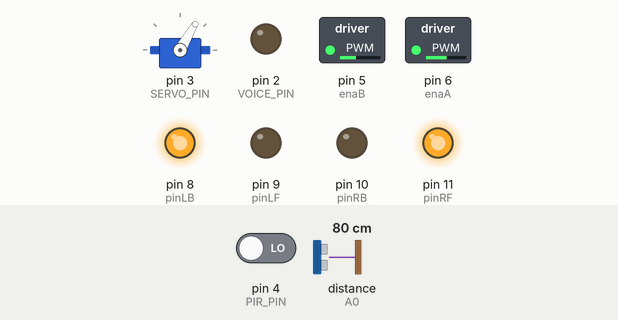
A sketch run on a simulated Arduino Uno, built with avr-gcc and run on an emulated ATmega328P. Shown: servo, switched loads named in the sketch (green lamp = pin HIGH), output pins drawn as LEDs (lit = HIGH). Wiring (inferred from the names in the program): ultrasonic range finder: trigger A1; echo A0. The test bench sets the inputs (shaded band); at power-on: distance to the obstacle (sensor on A0) 80 cm, pin 4 (PIR_PIN) LOW. The echo pulse lasts 58.3 µs per cm; random numbers use the default seed unless the sketch sets one; pins used as bus, display or sensor lines are not drawn.

Above: at 2.7 s.
2.8 s: distance to the obstacle (sensor on A0) set to 24 cm
10.2 s: distance to the obstacle (sensor on A0) set to 18 cm
At 10.6 s:
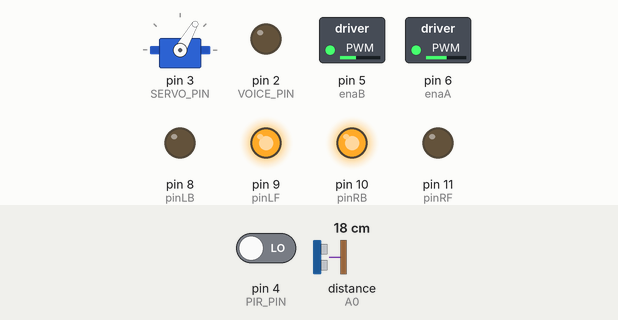
13.7 s: pin 4 (PIR_PIN) driven HIGH
At 25.0 s:
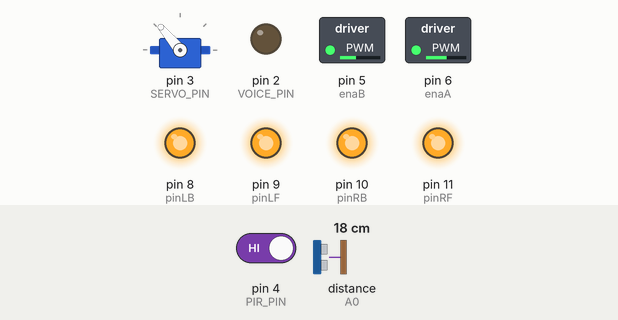
25.1 s: distance to the obstacle (sensor on A0) set to 35 cm
At 33.9 s:
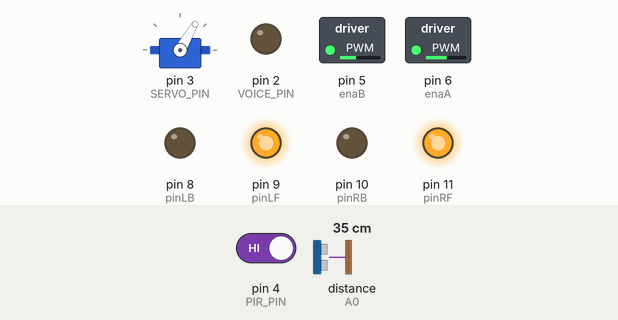
38.6 s: distance to the obstacle (sensor on A0) set to 2 cm
At 40.9 s:
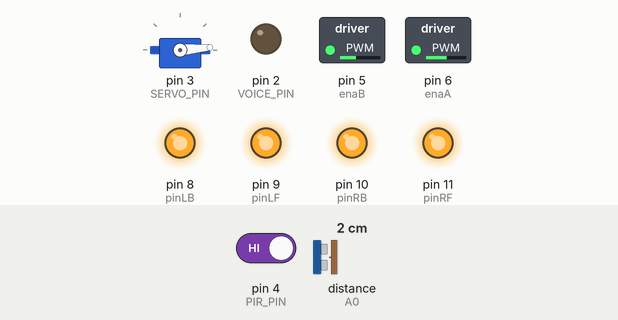
Timing chart, 0 to 43.1 s (numbered marks = the images above; inputs shaded):
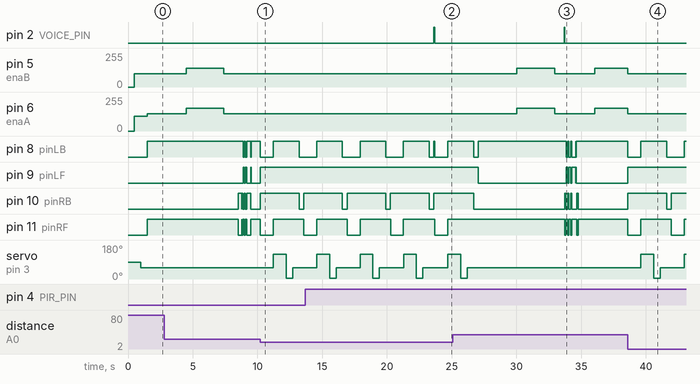

The sketch:

Rover_v1_0_0.ino
```cpp
/***************************************************************************

            ARDUINO ROVER ROBOT v. 1.0.0 - IK8YFW - 2017

This is a project that define a rover robot firmware.

All text above, must be included in any redistribution

****************************************************************************/

#include <PS2X_lib.h>

/*
Wiring:
IN1,IN2--Motor A(right wheel)
IN3,IN4--Motor B(left wheel)

L298N    Arduino    Code
 IN1-------11-------pinRF
 IN2-------10-------pinRB
 IN3-------9--------pinLF
 OLD  IN4-------6--------pinLB
  IN4-------8--------pinLB

  ENA A --> 6
  ENA B --> 5

IN1 IN2
1   0    Motor A counterclockwise
0   1    Motor A clockwise
1   1    stop

IN3 IN4
0   1    Motor B clockwise
1   0    Motor B counterclockwise
1   1    stop

pinRF  pinRB  pinLF  pinLB
IN1    IN2    IN3    IN4   Car
1      0      0      1     advance
0      1      1      0     back
1      1      1      1     stop
1      0      1      1     Single wheel turn left
1      1      0      1     Single wheel turn right
1      0      1      0     Double wheel turn left
0      1      0      1     Double wheel turn right

Ultrasonic wave modules
A0:Echo
A1:Triger
servo : 3

    L = left
    R = right
    F = advance
    B = back
*/
#include <Servo.h>

 //#define test_serial 1

#define enaA 6     // left back
#define enaB 5     // left front
#define pinLB 8     // left back
#define pinLF 9     // left front
#define pinRB 10    // right back
#define pinRF 11    // Right front
#define inputPin  A0  // ultrasonic echo
#define outputPin A1  // ultrasonic trig
#define SERVO_PIN  3 // Define the servo motor output pin3 (PWM)
#define PIR_PIN  4
#define VOICE_PIN 2

#define PS2_DAT A5
#define PS2_SEL A3
#define PS2_CMD A4
#define PS2_CLK A2

#define RS_ANGLE 5
#define LS_ANGLE 130  //178-48
#define FS_ANGLE 60   //90-30

#define MIN_DISTANCE 20

PS2X ps2x; // create PS2 Controller Class

Servo myservo;        //  myservo

int Fspeedd = 0;      // front distance
int Rspeedd = 0;      // right distance
int Lspeedd = 0;      // left distance
int directionn = 0;   // Determine the direction of car turns
int delay_time = 500; // Stable steering servo motor

int Fgo = 8;         // advance
int Rgo = 6;         // turn right
int Lgo = 4;         // turn left
int Bgo = 2;         // back

unsigned long lastTime = 0; // timer Speed gear
unsigned long lastTimeGo = 0; // timer Lock
unsigned long lastTimeVoice = 0; // timer Voice

int error = 1;
int type = 0;
boolean controller = false;
boolean status_alarm = true;

void setup()
{

  // Setup Controller wireless
  delay (500);
  error= ps2x.config_gamepad(PS2_CLK, PS2_CMD, PS2_SEL, PS2_DAT, false, false);

  #ifdef test_serial
  Serial.begin(9600);
  #endif

  pinMode(pinLB,OUTPUT); // pin 8
  pinMode(pinLF,OUTPUT); // pin 9 (PWM)
  pinMode(pinRB,OUTPUT); // pin 10 (PWM)
  pinMode(pinRF,OUTPUT); // pin 11 (PWM)

  pinMode(enaA,OUTPUT); // pin 6
  pinMode(enaB,OUTPUT); // pin 5

  pinMode(inputPin, INPUT);    // Define ultrasound input pin
  pinMode(outputPin, OUTPUT);  // Define ultrasound output pin

  analogWrite(enaA, 110);
  analogWrite(enaB, 100);

  myservo.attach(SERVO_PIN);

  delay(delay_time);      // Waiting for servo motor stable
  myservo.write(FS_ANGLE); //measure distance in the front
  delay(delay_time);      // Waiting for servo motor stable

  pinMode(PIR_PIN, INPUT); // pir pin 4
  digitalWrite (PIR_PIN, LOW);

  pinMode(VOICE_PIN, OUTPUT); // voice pin 2
  digitalWrite (VOICE_PIN, LOW);

  resetTime();
  resetTimeGo();
  resetTimeVoice();

  randomSeed(analogRead(A5));
}

void advance(int a)     // advance
    {                   //In the mid-point of the two wheels as a reference
     digitalWrite(pinRB,LOW);  //right wheel advance
     digitalWrite(pinRF,HIGH);
     digitalWrite(pinLB,HIGH);  //left wheel advance
     digitalWrite(pinLF,LOW);
     delay(a);
    }
void right(int b)        //turn right (single wheel)
    {
     digitalWrite(pinRB,HIGH);   //right stop
     digitalWrite(pinRF,HIGH);
     digitalWrite(pinLB,HIGH);  //left advance
     digitalWrite(pinLF,LOW);
     delay(b);
    }
void left(int c)         //turn left(single wheel)
    {
     digitalWrite(pinRB,LOW); //righ wheel advance
     digitalWrite(pinRF,HIGH);
     digitalWrite(pinLB,HIGH);   //left stop
     digitalWrite(pinLF,HIGH);
     delay(c);
    }
void turnR(int d)        //turn right(double wheels)
    {
     digitalWrite(pinRB,HIGH);  //right wheel back
     digitalWrite(pinRF,LOW);
     digitalWrite(pinLB,HIGH); //left wheel advance
     digitalWrite(pinLF,LOW);
     delay(d);
    }
void turnL(int e)        //turn left (double wheels)
    {
     digitalWrite(pinRB,LOW);   //right wheel advance
     digitalWrite(pinRF,HIGH);
     digitalWrite(pinLB,LOW);   //left wheel back
     digitalWrite(pinLF,HIGH);
     delay(e);
    }
void stopp(int f)         //stop
    {
     digitalWrite(pinRB,HIGH);
     digitalWrite(pinRF,HIGH);
     digitalWrite(pinLB,HIGH);
     digitalWrite(pinLF,HIGH);
     delay(f);

    }
void back(int g)          //back
    {
     digitalWrite(pinRB,HIGH);  //right wheel back
     digitalWrite(pinRF,LOW);
     digitalWrite(pinLB,LOW);  //left wheel back
     digitalWrite(pinLF,HIGH);
     delay(g);
    }

void detection()        //Measuring three angles(2.90.178)
      {

      ask_pin_F();            // Read the distance of front
         if(Fspeedd <= MIN_DISTANCE)         // If the distance is less than 20cm in front
         {

           stopp(1);
           slow();

           back(1000);
           stopp(1);
           // clear output ,motor stop
           myservo.write(LS_ANGLE);      //measure left distance
           delay(delay_time);
           ask_pin_L();

           delay(delay_time);
           myservo.write(RS_ANGLE);     //measure right distance
           delay(delay_time);
           ask_pin_R();

           if(Lspeedd > Rspeedd)   //compare distance of right and left
           {
            //directionn = Lgo;      //turn left
            directionn = Rgo;
            resetTime ();

           }
           if(Lspeedd <= Rspeedd)   //if the distance is less than or equal to the distance at the right
           {
             //directionn = Rgo;      //turn right
             directionn = Lgo;
             resetTime ();
           }

           myservo.write(FS_ANGLE); //measure distance in the front
           delay(delay_time);
        }
        else
        {
         directionn = Fgo;
         if (checkTime() > 3000 && checkTime() <= 5900){
           fast();
         }else if (checkTime() >= 6000){
           resetTime();
         }
         else{
           slow();
         }
        }
    }

unsigned long checkTime(){

 unsigned long ret = millis() - lastTime;

 #ifdef test_serial
      Serial.print("ret "); Serial.println(ret);
 #endif

 return ret;
}

void resetTime (){
 lastTime = millis();
}

unsigned long checkTimeGo(){
 unsigned long ret = millis() - lastTimeGo;
 return ret;
}

void resetTimeGo (){
 lastTimeGo = millis();
}

unsigned long checkTimeVoice(){
 unsigned long ret = millis() - lastTimeVoice;
 return ret;
}

void resetTimeVoice (){
 lastTimeVoice = millis();
}

void ask_pin_F()   // Measure the distance in front
{
  Fspeedd = myping();//sonar.ping_cm();
  #ifdef test_serial
  Serial.print("Fspedd "); Serial.println(Fspeedd);
  #endif
}

void ask_pin_L()
{
  Lspeedd = myping();
  #ifdef test_serial
   Serial.print("Lspedd "); Serial.println(Lspeedd);
  #endif
 }

void ask_pin_R()
{
   Rspeedd = myping();
  #ifdef test_serial
   Serial.print("Rspeedd "); Serial.println(Rspeedd);
  #endif
}

int myping(){
      digitalWrite(outputPin, LOW);   //
      delayMicroseconds(2);
      digitalWrite(outputPin, HIGH);  //
      delayMicroseconds(11);
      digitalWrite(outputPin, LOW);    //
      float distance = pulseIn(inputPin, HIGH);  //
      distance= distance/5.8/10;       //
      return distance;              //
}

void veryfast(){
 #ifdef test_serial
   Serial.println("VERYFAST ");
 #endif

 analogWrite(enaA, 200);
 analogWrite(enaB, 190);
}


void fast(){
  #ifdef test_serial
   Serial.println("FAST ");
  #endif
  analogWrite(enaA, 170);
  analogWrite(enaB, 140);
}

void slow(){
  #ifdef test_serial
   Serial.println("SLOW ");
  #endif
  analogWrite(enaA, 130);
  analogWrite(enaB, 100);
}

void loop()
{
  checkHuman();

 if (controller){
    remoteControll();
 }else{

  detection();
  if(directionn == 2)
  {
    back(600);
    resetTime ();
    resetTimeGo();
  }
  else if(directionn == 6)
  {
    resetTimeGo();
    turnR(350);

    stopp(1);
    resetTime ();
  }
  else if(directionn == 4)
  {
    resetTimeGo();
    turnL(350);

    stopp(1);
    resetTime ();
  }
  else if(directionn == 8)
  {
    advance(1);
    // after15 seconds of go ...
    // avoid lock
    if (checkTimeGo() > 15000){
      tryEvasion(1);
      resetTimeGo();
    }

    // after 7 secs try to change direction
    if (checkTimeGo() > 7000 && checkTimeGo() < 8000){
      tryEvasion(2);
    }

    if (checkTimeGo() > 3000 && checkTimeGo() < 4000){
      readMode();
    }
  }
 }
}

void tryEvasion(int mode){

  if(mode == 1){
     slow();
     stopp(200);
     turnL(random(200,500));
     stopp(200);
     back(random(300,900));
     stopp(200);
     turnR(random(200,500));
     stopp(200);
  }
  if(mode == 2){
       #ifdef test_serial
         Serial.println("TRY EVASION 2 ");
      #endif

    int rr = random(0,10);
    if (rr > 7){
       #ifdef test_serial
         Serial.println("DO EVASION 2 ");
      #endif

      int ran = random(0,150);
      turnR(ran);
    }else if(rr > 4 && rr < 7){
      int ran = random(0,150);
      turnL(ran);
    }

    advance(1);

  }
  return;
}

void readMode(){

     ps2x.read_gamepad();          //read controller and set large motor to spin at 'vibrate' speed
     if (ps2x.NewButtonState())               //will be TRUE if any button changes state (on to off, or off to on)
     {
       if(ps2x.Button(PSB_RED)) {
        slow();
        controller = true;
        status_alarm=false;
        delay(100);
       }

       if(ps2x.Button(PSB_PINK)) {
        slow();
        controller = false;
        status_alarm=true;
        delay(100);
       }
     }
   return;
}


void remoteControll(){

  ps2x.read_gamepad();
  if(ps2x.Button(PSB_PAD_UP)) {         //will be TRUE as long as button is pressed
    advance(10);
  }else
  if(ps2x.Button(PSB_PAD_RIGHT)){
    turnL(80);
    stopp(1);
  }else
  if(ps2x.Button(PSB_PAD_LEFT)){
    turnR(80);
    stopp(1);
  }else
  if(ps2x.Button(PSB_PAD_DOWN)){

    back(200);
    stopp(1);

  }else if(ps2x.Button(PSB_BLUE)){
   slow();
  }
  else if(ps2x.Button(PSB_GREEN)){
   fast();
  }
  else if(ps2x.Button(PSB_L1)){
   onAlarm();
   doAlarm();
  }
  else if(ps2x.Button(PSB_R1)){
   offAlarm();
  }
  else if(ps2x.Button(PSB_L2) || ps2x.Button(PSB_R2)){
   doAlarm();
  }
  else
  {
    stopp(1);
    readMode();
  }

  delay(50);
}

void onAlarm(){
  status_alarm = true;
}

void offAlarm(){
  status_alarm = false;
}

void doAlarm(){
     digitalWrite(VOICE_PIN, HIGH);
     delay(50);
     digitalWrite(VOICE_PIN, LOW);
}


void checkHuman(){
    if (checkTimeVoice() > 10000){
      if (status_alarm == true){
         if (digitalRead(PIR_PIN) == HIGH){
            doAlarm();
         }
      };
      resetTimeVoice();
    }
}
```

Measured:
- the behaviour switches between 22 and 21 cm on distance to the obstacle (sensor on A0) (found by bisection; images 0 and 1)
- after the input at 10.2 s, pin 8 (pinLB): HIGH → LOW at once, → HIGH 1.0 s later, → LOW 2.0 s later; pin 9 (pinLF): LOW → HIGH at once
- after the input at 13.7 s, pin 2 (VOICE_PIN): LOW → HIGH after 9.9 s, → LOW 0.05 s later
- after the input at 25.1 s, pin 5 (enaB): 100/255 → 140/255 after 4.9 s, → 100/255 2.9 s later, → 140/255 3.1 s later; pin 6 (enaA): 130/255 → 170/255 after 4.9 s, → 130/255 2.9 s later, → 170/255 3.1 s later
- after the input at 38.6 s, servo on pin 3 (SERVO_PIN): 60° → 130° after 1.0 s, → 5° 1.0 s later, → 60° 0.50 s later, → 130° 1.9 s later
